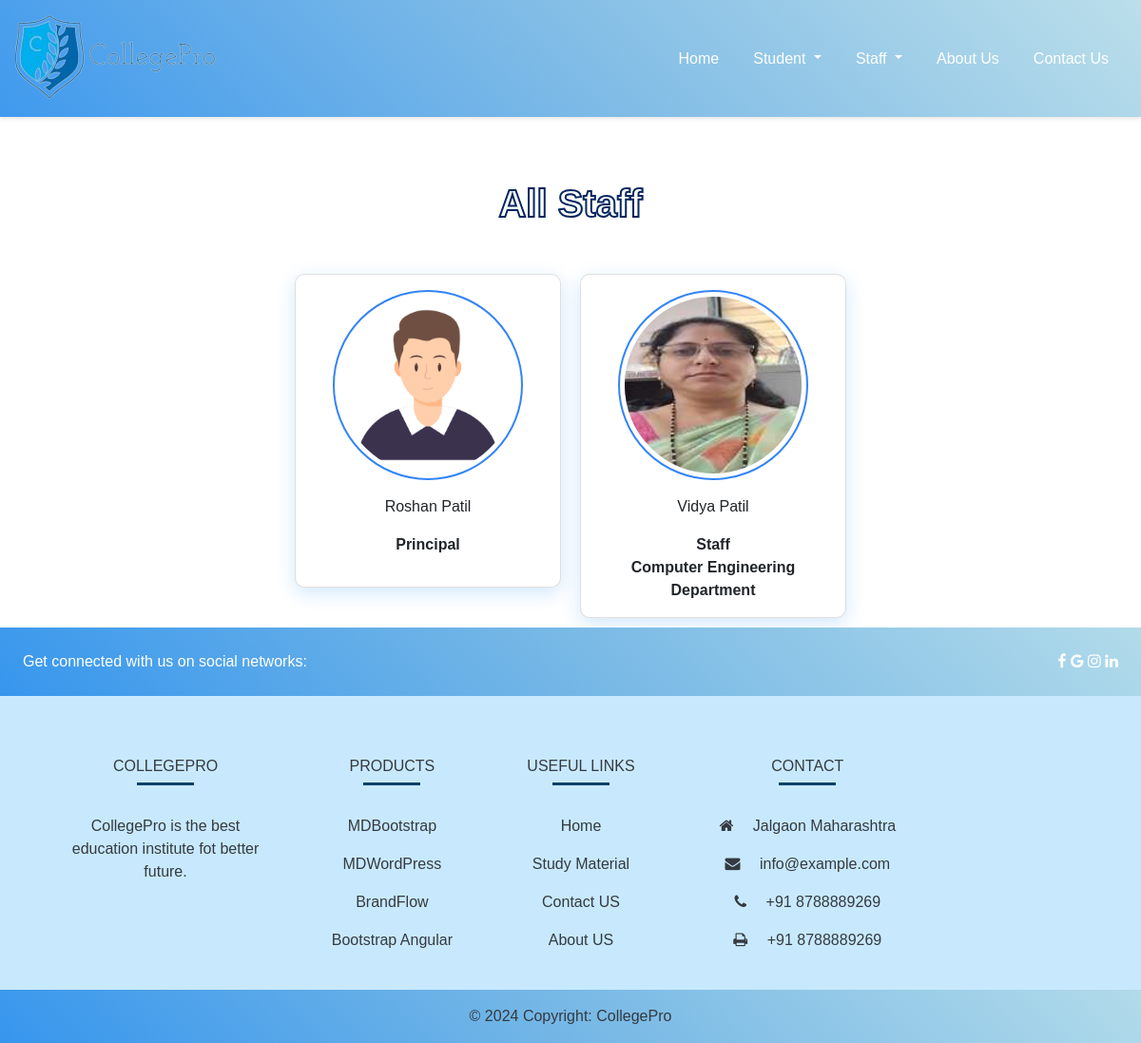
/all-staff/, run on the app's committed database.
### allstaffdatabase/models.py (models this page shows, shortened)
class allstaffdatabase(models.Model):
    DEPARTMENT_CHOICES = [
        ('Principal', "Principal"),
        ('Artificial Intelligence Department', 'Artificial Intelligence Department'),
        ('Information Technology Department', 'Information Technology Department'),
        ('Computer Engineering Department', 'Computer Engineering Department'),
        ('Mechanical Engineering Department', 'Mechanical Engineering Department'),
        ('Electrical Engineering Department', 'Electrical Engineering Department'),
        ('Civil Engineering Department', 'Civil Engineering Department'),
    ]
    photo = models.ImageField(upload_to="uploads/", max_length=1000, null=True)
    name = models.CharField(max_length=2000)
    designation = models.CharField(max_length=2000, default=None)
    department = models.CharField(max_length=200, choices=DEPARTMENT_CHOICES, default=None, null=True)
    aadhar_no = models.CharField(max_length=20)
    addressline = models.TextField(max_length=2000)
    contact = models.CharField(max_length=10, null=True, unique=True)

### CollegeManagement/views.py (the view)
# urls.py: path('all-staff/', views.all_staff,name="allstaff"),
def all_staff(request):
    staff_obj = allstaffdatabase.objects.all().order_by('department');
    top=[]
    top2=[]
    staff=[]
    for i in staff_obj:
        if "Principal" in i.designation:
            top.append(i)
        elif "HOD" in i.designation:
            top2.append(i)
        elif "Head Of Department" in i.designation:
            top2.append(i)
        else:
            staff.append(i)
    data={'top':top,'top2':top2,'staff':staff,'title':'All Staff'}
    return render(request,"staff.html/",data)

### allmessages/context_processors.py (called while the page is built)
def unread_messages_count(request):
    unread_count = allmessages.objects.filter(read=False).count()
    return {'unread_count': unread_count}

### templates/staff.html (shortened to what this page needs)
{% load static %}
{% include 'header.html' %}
<body>
<br>
<center>
    <h1 class="main-title fade-in">All Staff</h1>
</center>
<br>
<center>
    <div class="row">
        {% for i in top %}
        <div class="column fade-in">
            <div class="card">
                <center>
                    <img src="{{ i.photo.url }}" alt="{{ i.name }}" class="image"/>
                </center>
                <p>{{ i.name }}</p>
                <p><b>{{ i.designation }}</b></p>
            </div>
        </div>
        {% endfor %}
        {% for i in staff %}
        <div class="column fade-in">
            <div class="card">
                <center>
                    <img src="{{ i.photo.url }}" alt="{{ i.name }}" class="image"/>
                </center>
                <p>{{ i.name }}</p>
                <b>{{ i.designation }}</b>
                <b>{{ i.department }}</b>
            </div>
        </div>
        {% endfor %}
    </div>
</center>
</body>
<div class="fade-in">
{% include 'footer.html' %}
</div>

### templates/header.html (shortened to what this page needs)
<!DOCTYPE html>
<html lang="en">
<head>
    {% load static %}
    <link rel="stylesheet" href="https://cdn.jsdelivr.net/npm/bootstrap@4.4.1/dist/css/bootstrap.min.css"
>
    <link rel="stylesheet" href="{% static 'style/style.css' %}">
    <link rel="stylesheet" href="https://cdnjs.cloudflare.com/ajax/libs/font-awesome/4.7.0/css/font-awesome.min.css">
</head>
<body>
    <div class="header">
        <nav class="navbar navbar-expand-lg navbar-light2"
            style="background: linear-gradient(45deg, rgba(25, 133, 234, 0.832), rgba(102, 174, 225, 0.832), rgba(173, 216, 230, 0.832));">
            <a class="navbar-brand" href="{% url 'homepage' %}"><img src="{% static 'images/logo.png' %}"
                    alt="Logo" /></a>
            <div class="collapse navbar-collapse" id="navbarSupportedContent">
                <ul class="navbar-nav ml-auto">
                    <li class="nav-item">
                        <a class="nav-link" href="{% url 'homepage' %}">Home <span class="sr-only">(current)</span></a>
                    </li>
                    <li class="nav-item dropdown">
                        <a class="nav-link dropdown-toggle" href="#" id="navbarDropdown" role="button"
                            data-toggle="dropdown" aria-haspopup="true" aria-expanded="false">
                            Student
                        </a>
                    </li>
                    <li class="nav-item dropdown">
                        <a class="nav-link dropdown-toggle" href="#" id="navbarDropdown" role="button"
                            data-toggle="dropdown" aria-haspopup="true" aria-expanded="false">
                            Staff
                        </a>
                    </li>
                    <li class="nav-item">
                        <a class="nav-link" href="{% url 'aboutus' %}">About Us</a>
                    </li>
                    <li class="nav-item">
                        <a class="nav-link" href="{% url 'contactus' %}">Contact Us</a>
                    </li>
                </ul>
            </div>
        </nav>
    </div>
</body>
</html>

### templates/footer.html
{% load static %}
<link rel="stylesheet" href="https://cdnjs.cloudflare.com/ajax/libs/font-awesome/4.7.0/css/font-awesome.min.css">
<div>
    <footer class="text-center text-lg-start text-dark" style="background-color: rgba(188, 229, 253, 0.816);">
        <section class="d-flex justify-content-between p-4 text-white"
            style="background: linear-gradient(45deg, rgba(25, 133, 234, 0.832), rgba(102, 174, 225, 0.832), rgba(173, 216, 230, 0.832));">
            <div class="me-5">
                <span>Get connected with us on social networks:</span>
            </div>
            <div>
                <a href="" class="text-white me-4">
                    <i class="fa fa-facebook-f"></i>
                </a>
                <a href="" class="text-white me-4">
                    <i class="fa fa-google"></i>
                </a>
                <a href="" class="text-white me-4">
                    <i class="fa fa-instagram"></i>
                </a>
                <a href="" class="text-white me-4">
                    <i class="fa fa-linkedin"></i>
                </a>
            </div>
        </section>
        <section class="">
            <div class="container text-center text-md-start mt-5">
                <div class="row mt-3">
                    <div class="col-md-3 col-lg-4 col-xl-3 mx-auto mb-4">
                        <h6 class="text-uppercase fw-bold">CollegePro</h6>
                        <hr class="mb-4 mt-0 d-inline-block mx-auto"
                            style="width: 60px; background-color: #03426b; height: 2px" />
                        <p>
                            CollegePro is the best education institute fot better future.
                        </p>
                    </div>
                    <div class="col-md-2 col-lg-2 col-xl-2 mx-auto mb-4">
                        <h6 class="text-uppercase fw-bold">Products</h6>
                        <hr class="mb-4 mt-0 d-inline-block mx-auto"
                            style="width: 60px; background-color: #03426b; height: 2px" />
                        <p>
                            <a href="#!" class="text-dark">MDBootstrap</a>
                        </p>
                        <p>
                            <a href="#!" class="text-dark">MDWordPress</a>
                        </p>
                        <p>
                            <a href="#!" class="text-dark">BrandFlow</a>
                        </p>
                        <p>
                            <a href="#!" class="text-dark">Bootstrap Angular</a>
                        </p>
                    </div>
                    <div class="col-md-3 col-lg-2 col-xl-2 mx-auto mb-4">
                        <h6 class="text-uppercase fw-bold">Useful links</h6>
                        <hr class="mb-4 mt-0 d-inline-block mx-auto"
                            style="width: 60px; background-color: #03426b; height: 2px" />
                        <p>
                            <a href="{% url 'homepage' %}" class="text-dark">Home</a>
                        </p>
                        <p>
                            <a href="{% url 'studymaterial' %}" class="text-dark">Study Material</a>
                        </p>
                        <p>
                            <a href="{% url 'contactus' %}" class="text-dark">Contact US</a>
                        </p>
                        <p>
                            <a href="{% url 'aboutus' %}" class="text-dark">About US</a>
                        </p>
                    </div>
                    <div class="col-md-4 col-lg-3 col-xl-3 mx-auto mb-md-0 mb-4">
                        <h6 class="text-uppercase fw-bold">Contact</h6>
                        <hr class="mb-4 mt-0 d-inline-block mx-auto"
                            style="width: 60px; background-color: #03426b; height: 2px" />
                        <p><i class="fa fa-home mr-3"></i> Jalgaon Maharashtra</p>
                        <p><i class="fa fa-envelope mr-3"></i> info@example.com</p>
                        <p><i class="fa fa-phone mr-3"></i> +91 8788889269</p>
                        <p><i class="fa fa-print mr-3"></i> +91 8788889269</p>
                    </div>
                </div>
            </div>
        </section>
        <div class="text-center p-3" style="background: linear-gradient(45deg, rgba(25, 133, 234, 0.832), rgba(102, 174, 225, 0.832), rgba(173, 216, 230, 0.832));">
            ©
            <script>document.write(new Date().getFullYear())</script> Copyright:
            <a class="text-dark" href="{% url 'homepage' %}">CollegePro</a>
        </div>
    </footer>
</div>

### static/style/style.css (style rules this page uses)
.header { position: relative; }
.container { display: flex; }
.main-title { font-weight: 900; color: #fff; -webkit-text-fill-color: #fff; -webkit-text-stroke: 2px #03265e; }
* { box-sizing: border-box; }
body { font-family: Verdana, sans-serif; }
img { vertical-align: middle; }
.row:after { content: ""; display: table; clear: both; }

### templates/header.html (style rules this page uses)
.navbar { position: fixed; top: 0; left: 0; width: 100%; z-index: 1030; background: linear-gradient(45deg, rgba(25, 133, 234, 0.832), rgba(102, 174, 225, 0.832), rgba(173, 216, 230, 0.832)); box-shadow: 0 2px 4px rgba(0, 0, 0, 0.1); }
.navbar .nav-item { margin: 10px; }
body { padding-top: 150px; }
.nav-link { color: #fff; }
.fade-in { opacity: 0; transform: translateY(80px); transform: translate3d(10px); transition: opacity 1s ease-out, transform 1.5s ease-in-out; }
.fade-in.appear { opacity: 1; transform: translateY(0); }

### templates/staff.html (style rules this page uses)
* { box-sizing: border-box; }
body { font-family: Arial, Helvetica, sans-serif; }
.main-title { font-size: 2.5rem; color: #333; margin: 1rem 0; }
.row { display: flex; flex-wrap: wrap; justify-content: center; margin: 0 -10px; }
.column { flex: 1 1 300px; max-width: 300px; padding: 10px; box-sizing: border-box; }
.card { box-shadow: 0 6px 20px 0 rgba(32, 142, 244, 0.2); padding: 16px; text-align: center; margin: auto; width: 100%; border-radius: 10px; transition: all 0.3s ease; }
.image { width: 200px; height: 200px; border-radius: 50%; object-fit: cover; border: rgb(51, 132, 245) 2px solid; padding: 2%; margin-bottom: 16px; transition: transform 0.3s ease; }

### data on the page
allstaffdatabase: photo (picture), name "Roshan Patil", designation "Principal"
allstaffdatabase: photo (picture), name "Vidya Patil", designation "Staff", department "Computer Engineering Department"
